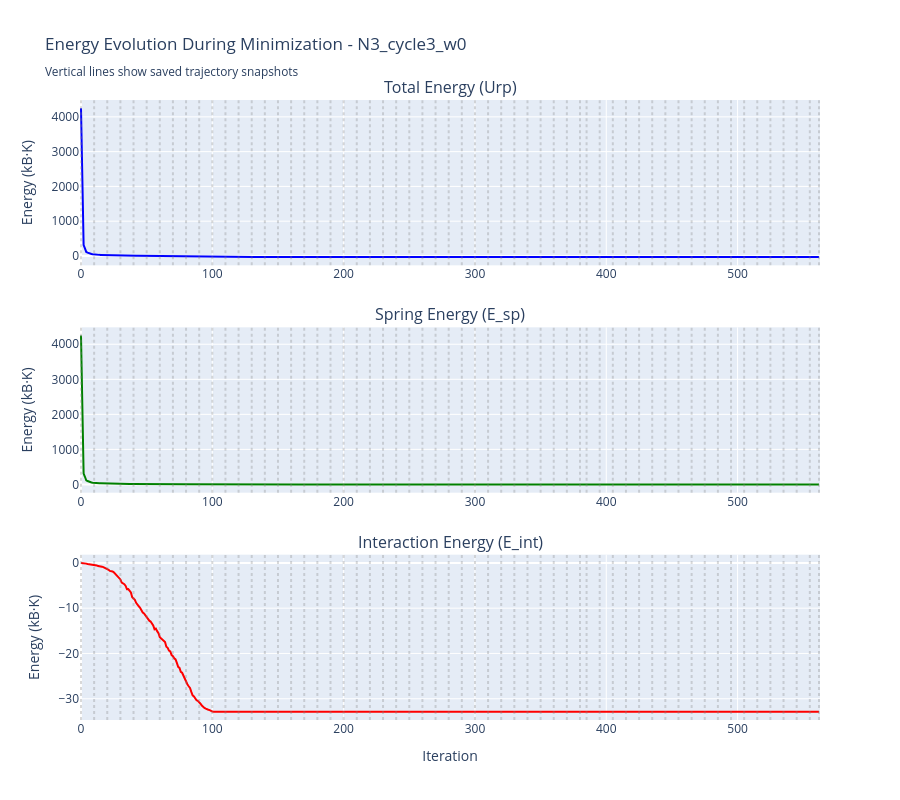

The cell this chart's notebook holds for it:
### Markdown cell above
## Energy Evolution Plot

### Code cell
# Plot energy evolution
fig = make_subplots(
    rows=3, cols=1,
    subplot_titles=('Total Energy (Urp)', 'Spring Energy (E_sp)', 'Interaction Energy (E_int)'),
    vertical_spacing=0.1
)

# Total energy
fig.add_trace(
    go.Scatter(x=log_data['Iteration'], y=log_data['Energy(Urp)'], 
               mode='lines', name='Urp', line=dict(color='blue')),
    row=1, col=1
)

# Spring energy
fig.add_trace(
    go.Scatter(x=log_data['Iteration'], y=log_data['E_sp'], 
               mode='lines', name='E_sp', line=dict(color='green')),
    row=2, col=1
)

# Interaction energy
fig.add_trace(
    go.Scatter(x=log_data['Iteration'], y=log_data['E_int'], 
               mode='lines', name='E_int', line=dict(color='red')),
    row=3, col=1
)

# Add vertical lines for saved configurations
for iter_num in conf_indices:
    for row in [1, 2, 3]:
        fig.add_vline(x=iter_num, line_dash="dot", line_color="gray", opacity=0.3, row=row, col=1)

fig.update_xaxes(title_text="Iteration", row=3, col=1)
fig.update_yaxes(title_text="Energy (kB·K)", row=1, col=1)
fig.update_yaxes(title_text="Energy (kB·K)", row=2, col=1)
fig.update_yaxes(title_text="Energy (kB·K)", row=3, col=1)

fig.update_layout(
    height=800, 
    showlegend=False,
    title_text=f"Energy Evolution During Minimization - {example_name}<br><sub>Vertical lines show saved trajectory snapshots</sub>"
)
fig.show()

# Print energy summary
print(f"\n📊 Energy Summary:")
print(f"Initial Urp: {log_data['Energy(Urp)'].iloc[0]:.2f} kB·K")
print(f"Final Urp: {log_data['Energy(Urp)'].iloc[-1]:.2f} kB·K")
print(f"Reduction: {log_data['Energy(Urp)'].iloc[0] - log_data['Energy(Urp)'].iloc[-1]:.2f} kB·K")
print(f"\nFinal E_sp: {log_data['E_sp'].iloc[-1]:.2f} kB·K")
print(f"Final E_int: {log_data['E_int'].iloc[-1]:.2f} kB·K")

### Figure 1 — Plotly figure (JSON) as saved in the notebook; plotly's stock layout.template omitted (floating-point values rounded to 4 significant figures; data arrays with more than 128 entries replaced by an {"elided": "..."} marker saying what was removed)
{"data": [{"line": {"color": "blue"}, "mode": "lines", "name": "Urp", "type": "scatter", "x": {"elided": "563 int values"}, "xaxis": "x", "y": {"elided": "563 float values"}, "yaxis": "y"}, {"line": {"color": "green"}, "mode": "lines", "name": "E_sp", "type": "scatter", "x": {"elided": "563 int values"}, "xaxis": "x2", "y": {"elided": "563 float values"}, "yaxis": "y2"}, {"line": {"color": "red"}, "mode": "lines", "name": "E_int", "type": "scatter", "x": {"elided": "563 int values"}, "xaxis": "x3", "y": {"elided": "563 float values"}, "yaxis": "y3"}], "layout": {"annotations": [{"font": {"size": 16}, "showarrow": false, "text": "Total Energy (Urp)", "x": 0.5, "xanchor": "center", "xref": "paper", "y": 1, "yanchor": "bottom", "yref": "paper"}, {"font": {"size": 16}, "showarrow": false, "text": "Spring Energy (E_sp)", "x": 0.5, "xanchor": "center", "xref": "paper", "y": 0.6333, "yanchor": "bottom", "yref": "paper"}, {"font": {"size": 16}, "showarrow": false, "text": "Interaction Energy (E_int)", "x": 0.5, "xanchor": "center", "xref": "paper", "y": 0.2667, "yanchor": "bottom", "yref": "paper"}], "height": 800, "shapes": [{"line": {"color": "gray", "dash": "dot"}, "opacity": 0.3, "type": "line", "x0": 0, "x1": 0, "xref": "x", "y0": 0, "y1": 1, "yref": "y domain"}, {"line": {"color": "gray", "dash": "dot"}, "opacity": 0.3, "type": "line", "x0": 0, "x1": 0, "xref": "x2", "y0": 0, "y1": 1, "yref": "y2 domain"}, {"line": {"color": "gray", "dash": "dot"}, "opacity": 0.3, "type": "line", "x0": 0, "x1": 0, "xref": "x3", "y0": 0, "y1": 1, "yref": "y3 domain"}, {"line": {"color": "gray", "dash": "dot"}, "opacity": 0.3, "type": "line", "x0": 10, "x1": 10, "xref": "x", "y0": 0, "y1": 1, "yref": "y domain"}, {"line": {"color": "gray", "dash": "dot"}, "opacity": 0.3, "type": "line", "x0": 10, "x1": 10, "xref": "x2", "y0": 0, "y1": 1, "yref": "y2 domain"}, {"line": {"color": "gray", "dash": "dot"}, "opacity": 0.3, "type": "line", "x0": 10, "x1": 10, "xref": "x3", "y0": 0, "y1": 1, "yref": "y3 domain"}, {"line": {"color": "gray", "dash": "dot"}, "opacity": 0.3, "type": "line", "x0": 20, "x1": 20, "xref": "x", "y0": 0, "y1": 1, "yref": "y domain"}, {"line": {"color": "gray", "dash": "dot"}, "opacity": 0.3, "type": "line", "x0": 20, "x1": 20, "xref": "x2", "y0": 0, "y1": 1, "yref": "y2 domain"}, {"line": {"color": "gray", "dash": "dot"}, "opacity": 0.3, "type": "line", "x0": 20, "x1": 20, "xref": "x3", "y0": 0, "y1": 1, "yref": "y3 domain"}, {"line": {"color": "gray", "dash": "dot"}, "opacity": 0.3, "type": "line", "x0": 30, "x1": 30, "xref": "x", "y0": 0, "y1": 1, "yref": "y domain"}, {"line": {"color": "gray", "dash": "dot"}, "opacity": 0.3, "type": "line", "x0": 30, "x1": 30, "xref": "x2", "y0": 0, "y1": 1, "yref": "y2 domain"}, {"line": {"color": "gray", "dash": "dot"}, "opacity": 0.3, "type": "line", "x0": 30, "x1": 30, "xref": "x3", "y0": 0, "y1": 1, "yref": "y3 domain"}, {"line": {"color": "gray", "dash": "dot"}, "opacity": 0.3, "type": "line", "x0": 40, "x1": 40, "xref": "x", "y0": 0, "y1": 1, "yref": "y domain"}, {"line": {"color": "gray", "dash": "dot"}, "opacity": 0.3, "type": "line", "x0": 40, "x1": 40, "xref": "x2", "y0": 0, "y1": 1, "yref": "y2 domain"}, {"line": {"color": "gray", "dash": "dot"}, "opacity": 0.3, "type": "line", "x0": 40, "x1": 40, "xref": "x3", "y0": 0, "y1": 1, "yref": "y3 domain"}, {"line": {"color": "gray", "dash": "dot"}, "opacity": 0.3, "type": "line", "x0": 50, "x1": 50, "xref": "x", "y0": 0, "y1": 1, "yref": "y domain"}, {"line": {"color": "gray", "dash": "dot"}, "opacity": 0.3, "type": "line", "x0": 50, "x1": 50, "xref": "x2", "y0": 0, "y1": 1, "yref": "y2 domain"}, {"line": {"color": "gray", "dash": "dot"}, "opacity": 0.3, "type": "line", "x0": 50, "x1": 50, "xref": "x3", "y0": 0, "y1": 1, "yref": "y3 domain"}, {"line": {"color": "gray", "dash": "dot"}, "opacity": 0.3, "type": "line", "x0": 60, "x1": 60, "xref": "x", "y0": 0, "y1": 1, "yref": "y domain"}, {"line": {"color": "gray", "dash": "dot"}, "opacity": 0.3, "type": "line", "x0": 60, "x1": 60, "xref": "x2", "y0": 0, "y1": 1, "yref": "y2 domain"}, {"line": {"color": "gray", "dash": "dot"}, "opacity": 0.3, "type": "line", "x0": 60, "x1": 60, "xref": "x3", "y0": 0, "y1": 1, "yref": "y3 domain"}, {"line": {"color": "gray", "dash": "dot"}, "opacity": 0.3, "type": "line", "x0": 70, "x1": 70, "xref": "x", "y0": 0, "y1": 1, "yref": "y domain"}, {"line": {"color": "gray", "dash": "dot"}, "opacity": 0.3, "type": "line", "x0": 70, "x1": 70, "xref": "x2", "y0": 0, "y1": 1, "yref": "y2 domain"}, {"line": {"color": "gray", "dash": "dot"}, "opacity": 0.3, "type": "line", "x0": 70, "x1": 70, "xref": "x3", "y0": 0, "y1": 1, "yref": "y3 domain"}, {"line": {"color": "gray", "dash": "dot"}, "opacity": 0.3, "type": "line", "x0": 80, "x1": 80, "xref": "x", "y0": 0, "y1": 1, "yref": "y domain"}, {"line": {"color": "gray", "dash": "dot"}, "opacity": 0.3, "type": "line", "x0": 80, "x1": 80, "xref": "x2", "y0": 0, "y1": 1, "yref": "y2 domain"}, {"line": {"color": "gray", "dash": "dot"}, "opacity": 0.3, "type": "line", "x0": 80, "x1": 80, "xref": "x3", "y0": 0, "y1": 1, "yref": "y3 domain"}, {"line": {"color": "gray", "dash": "dot"}, "opacity": 0.3, "type": "line", "x0": 90, "x1": 90, "xref": "x", "y0": 0, "y1": 1, "yref": "y domain"}, {"line": {"color": "gray", "dash": "dot"}, "opacity": 0.3, "type": "line", "x0": 90, "x1": 90, "xref": "x2", "y0": 0, "y1": 1, "yref": "y2 domain"}, {"line": {"color": "gray", "dash": "dot"}, "opacity": 0.3, "type": "line", "x0": 90, "x1": 90, "xref": "x3", "y0": 0, "y1": 1, "yref": "y3 domain"}, {"line": {"color": "gray", "dash": "dot"}, "opacity": 0.3, "type": "line", "x0": 100, "x1": 100, "xref": "x", "y0": 0, "y1": 1, "yref": "y domain"}, {"line": {"color": "gray", "dash": "dot"}, "opacity": 0.3, "type": "line", "x0": 100, "x1": 100, "xref": "x2", "y0": 0, "y1": 1, "yref": "y2 domain"}, {"line": {"color": "gray", "dash": "dot"}, "opacity": 0.3, "type": "line", "x0": 100, "x1": 100, "xref": "x3", "y0": 0, "y1": 1, "yref": "y3 domain"}, {"line": {"color": "gray", "dash": "dot"}, "opacity": 0.3, "type": "line", "x0": 110, "x1": 110, "xref": "x", "y0": 0, "y1": 1, "yref": "y domain"}, {"line": {"color": "gray", "dash": "dot"}, "opacity": 0.3, "type": "line", "x0": 110, "x1": 110, "xref": "x2", "y0": 0, "y1": 1, "yref": "y2 domain"}, {"line": {"color": "gray", "dash": "dot"}, "opacity": 0.3, "type": "line", "x0": 110, "x1": 110, "xref": "x3", "y0": 0, "y1": 1, "yref": "y3 domain"}, {"line": {"color": "gray", "dash": "dot"}, "opacity": 0.3, "type": "line", "x0": 120, "x1": 120, "xref": "x", "y0": 0, "y1": 1, "yref": "y domain"}, {"line": {"color": "gray", "dash": "dot"}, "opacity": 0.3, "type": "line", "x0": 120, "x1": 120, "xref": "x2", "y0": 0, "y1": 1, "yref": "y2 domain"}, {"line": {"color": "gray", "dash": "dot"}, "opacity": 0.3, "type": "line", "x0": 120, "x1": 120, "xref": "x3", "y0": 0, "y1": 1, "yref": "y3 domain"}, {"line": {"color": "gray", "dash": "dot"}, "opacity": 0.3, "type": "line", "x0": 130, "x1": 130, "xref": "x", "y0": 0, "y1": 1, "yref": "y domain"}, {"line": {"color": "gray", "dash": "dot"}, "opacity": 0.3, "type": "line", "x0": 130, "x1": 130, "xref": "x2", "y0": 0, "y1": 1, "yref": "y2 domain"}, {"line": {"color": "gray", "dash": "dot"}, "opacity": 0.3, "type": "line", "x0": 130, "x1": 130, "xref": "x3", "y0": 0, "y1": 1, "yref": "y3 domain"}, {"line": {"color": "gray", "dash": "dot"}, "opacity": 0.3, "type": "line", "x0": 140, "x1": 140, "xref": "x", "y0": 0, "y1": 1, "yref": "y domain"}, {"line": {"color": "gray", "dash": "dot"}, "opacity": 0.3, "type": "line", "x0": 140, "x1": 140, "xref": "x2", "y0": 0, "y1": 1, "yref": "y2 domain"}, {"line": {"color": "gray", "dash": "dot"}, "opacity": 0.3, "type": "line", "x0": 140, "x1": 140, "xref": "x3", "y0": 0, "y1": 1, "yref": "y3 domain"}, {"line": {"color": "gray", "dash": "dot"}, "opacity": 0.3, "type": "line", "x0": 150, "x1": 150, "xref": "x", "y0": 0, "y1": 1, "yref": "y domain"}, {"line": {"color": "gray", "dash": "dot"}, "opacity": 0.3, "type": "line", "x0": 150, "x1": 150, "xref": "x2", "y0": 0, "y1": 1, "yref": "y2 domain"}, {"line": {"color": "gray", "dash": "dot"}, "opacity": 0.3, "type": "line", "x0": 150, "x1": 150, "xref": "x3", "y0": 0, "y1": 1, "yref": "y3 domain"}, {"line": {"color": "gray", "dash": "dot"}, "opacity": 0.3, "type": "line", "x0": 160, "x1": 160, "xref": "x", "y0": 0, "y1": 1, "yref": "y domain"}, {"line": {"color": "gray", "dash": "dot"}, "opacity": 0.3, "type": "line", "x0": 160, "x1": 160, "xref": "x2", "y0": 0, "y1": 1, "yref": "y2 domain"}, {"line": {"color": "gray", "dash": "dot"}, "opacity": 0.3, "type": "line", "x0": 160, "x1": 160, "xref": "x3", "y0": 0, "y1": 1, "yref": "y3 domain"}, {"line": {"color": "gray", "dash": "dot"}, "opacity": 0.3, "type": "line", "x0": 170, "x1": 170, "xref": "x", "y0": 0, "y1": 1, "yref": "y domain"}, {"line": {"color": "gray", "dash": "dot"}, "opacity": 0.3, "type": "line", "x0": 170, "x1": 170, "xref": "x2", "y0": 0, "y1": 1, "yref": "y2 domain"}, {"line": {"color": "gray", "dash": "dot"}, "opacity": 0.3, "type": "line", "x0": 170, "x1": 170, "xref": "x3", "y0": 0, "y1": 1, "yref": "y3 domain"}, {"line": {"color": "gray", "dash": "dot"}, "opacity": 0.3, "type": "line", "x0": 180, "x1": 180, "xref": "x", "y0": 0, "y1": 1, "yref": "y domain"}, {"line": {"color": "gray", "dash": "dot"}, "opacity": 0.3, "type": "line", "x0": 180, "x1": 180, "xref": "x2", "y0": 0, "y1": 1, "yref": "y2 domain"}, {"line": {"color": "gray", "dash": "dot"}, "opacity": 0.3, "type": "line", "x0": 180, "x1": 180, "xref": "x3", "y0": 0, "y1": 1, "yref": "y3 domain"}, {"line": {"color": "gray", "dash": "dot"}, "opacity": 0.3, "type": "line", "x0": 190, "x1": 190, "xref": "x", "y0": 0, "y1": 1, "yref": "y domain"}, {"line": {"color": "gray", "dash": "dot"}, "opacity": 0.3, "type": "line", "x0": 190, "x1": 190, "xref": "x2", "y0": 0, "y1": 1, "yref": "y2 domain"}, {"line": {"color": "gray", "dash": "dot"}, "opacity": 0.3, "type": "line", "x0": 190, "x1": 190, "xref": "x3", "y0": 0, "y1": 1, "yref": "y3 domain"}, {"line": {"color": "gray", "dash": "dot"}, "opacity": 0.3, "type": "line", "x0": 200, "x1": 200, "xref": "x", "y0": 0, "y1": 1, "yref": "y domain"}, {"line": {"color": "gray", "dash": "dot"}, "opacity": 0.3, "type": "line", "x0": 200, "x1": 200, "xref": "x2", "y0": 0, "y1": 1, "yref": "y2 domain"}, {"line": {"color": "gray", "dash": "dot"}, "opacity": 0.3, "type": "line", "x0": 200, "x1": 200, "xref": "x3", "y0": 0, "y1": 1, "yref": "y3 domain"}, {"line": {"color": "gray", "dash": "dot"}, "opacity": 0.3, "type": "line", "x0": 210, "x1": 210, "xref": "x", "y0": 0, "y1": 1, "yref": "y domain"}, {"line": {"color": "gray", "dash": "dot"}, "opacity": 0.3, "type": "line", "x0": 210, "x1": 210, "xref": "x2", "y0": 0, "y1": 1, "yref": "y2 domain"}, {"line": {"color": "gray", "dash": "dot"}, "opacity": 0.3, "type": "line", "x0": 210, "x1": 210, "xref": "x3", "y0": 0, "y1": 1, "yref": "y3 domain"}, {"line": {"color": "gray", "dash": "dot"}, "opacity": 0.3, "type": "line", "x0": 220, "x1": 220, "xref": "x", "y0": 0, "y1": 1, "yref": "y domain"}, {"line": {"color": "gray", "dash": "dot"}, "opacity": 0.3, "type": "line", "x0": 220, "x1": 220, "xref": "x2", "y0": 0, "y1": 1, "yref": "y2 domain"}, {"line": {"color": "gray", "dash": "dot"}, "opacity": 0.3, "type": "line", "x0": 220, "x1": 220, "xref": "x3", "y0": 0, "y1": 1, "yref": "y3 domain"}, {"line": {"color": "gray", "dash": "dot"}, "opacity": 0.3, "type": "line", "x0": 230, "x1": 230, "xref": "x", "y0": 0, "y1": 1, "yref": "y domain"}, {"line": {"color": "gray", "dash": "dot"}, "opacity": 0.3, "type": "line", "x0": 230, "x1": 230, "xref": "x2", "y0": 0, "y1": 1, "yref": "y2 domain"}, {"line": {"color": "gray", "dash": "dot"}, "opacity": 0.3, "type": "line", "x0": 230, "x1": 230, "xref": "x3", "y0": 0, "y1": 1, "yref": "y3 domain"}, {"line": {"color": "gray", "dash": "dot"}, "opacity": 0.3, "type": "line", "x0": 240, "x1": 240, "xref": "x", "y0": 0, "y1": 1, "yref": "y domain"}, {"line": {"color": "gray", "dash": "dot"}, "opacity": 0.3, "type": "line", "x0": 240, "x1": 240, "xref": "x2", "y0": 0, "y1": 1, "yref": "y2 domain"}, {"line": {"color": "gray", "dash": "dot"}, "opacity": 0.3, "type": "line", "x0": 240, "x1": 240, "xref": "x3", "y0": 0, "y1": 1, "yref": "y3 domain"}, {"line": {"color": "gray", "dash": "dot"}, "opacity": 0.3, "type": "line", "x0": 250, "x1": 250, "xref": "x", "y0": 0, "y1": 1, "yref": "y domain"}, {"line": {"color": "gray", "dash": "dot"}, "opacity": 0.3, "type": "line", "x0": 250, "x1": 250, "xref": "x2", "y0": 0, "y1": 1, "yref": "y2 domain"}, {"line": {"color": "gray", "dash": "dot"}, "opacity": 0.3, "type": "line", "x0": 250, "x1": 250, "xref": "x3", "y0": 0, "y1": 1, "yref": "y3 domain"}, {"line": {"color": "gray", "dash": "dot"}, "opacity": 0.3, "type": "line", "x0": 260, "x1": 260, "xref": "x", "y0": 0, "y1": 1, "yref": "y domain"}, {"line": {"color": "gray", "dash": "dot"}, "opacity": 0.3, "type": "line", "x0": 260, "x1": 260, "xref": "x2", "y0": 0, "y1": 1, "yref": "y2 domain"}, {"line": {"color": "gray", "dash": "dot"}, "opacity": 0.3, "type": "line", "x0": 260, "x1": 260, "xref": "x3", "y0": 0, "y1": 1, "yref": "y3 domain"}, {"line": {"color": "gray", "dash": "dot"}, "opacity": 0.3, "type": "line", "x0": 270, "x1": 270, "xref": "x", "y0": 0, "y1": 1, "yref": "y domain"}, {"line": {"color": "gray", "dash": "dot"}, "opacity": 0.3, "type": "line", "x0": 270, "x1": 270, "xref": "x2", "y0": 0, "y1": 1, "yref": "y2 domain"}, {"line": {"color": "gray", "dash": "dot"}, "opacity": 0.3, "type": "line", "x0": 270, "x1": 270, "xref": "x3", "y0": 0, "y1": 1, "yref": "y3 domain"}, {"line": {"color": "gray", "dash": "dot"}, "opacity": 0.3, "type": "line", "x0": 280, "x1": 280, "xref": "x", "y0": 0, "y1": 1, "yref": "y domain"}, {"line": {"color": "gray", "dash": "dot"}, "opacity": 0.3, "type": "line", "x0": 280, "x1": 280, "xref": "x2", "y0": 0, "y1": 1, "yref": "y2 domain"}, {"line": {"color": "gray", "dash": "dot"}, "opacity": 0.3, "type": "line", "x0": 280, "x1": 280, "xref": "x3", "y0": 0, "y1": 1, "yref": "y3 domain"}, {"line": {"color": "gray", "dash": "dot"}, "opacity": 0.3, "type": "line", "x0": 290, "x1": 290, "xref": "x", "y0": 0, "y1": 1, "yref": "y domain"}, {"line": {"color": "gray", "dash": "dot"}, "opacity": 0.3, "type": "line", "x0": 290, "x1": 290, "xref": "x2", "y0": 0, "y1": 1, "yref": "y2 domain"}, {"line": {"color": "gray", "dash": "dot"}, "opacity": 0.3, "type": "line", "x0": 290, "x1": 290, "xref": "x3", "y0": 0, "y1": 1, "yref": "y3 domain"}, {"line": {"color": "gray", "dash": "dot"}, "opacity": 0.3, "type": "line", "x0": 300, "x1": 300, "xref": "x", "y0": 0, "y1": 1, "yref": "y domain"}, {"line": {"color": "gray", "dash": "dot"}, "opacity": 0.3, "type": "line", "x0": 300, "x1": 300, "xref": "x2", "y0": 0, "y1": 1, "yref": "y2 domain"}, {"line": {"color": "gray", "dash": "dot"}, "opacity": 0.3, "type": "line", "x0": 300, "x1": 300, "xref": "x3", "y0": 0, "y1": 1, "yref": "y3 domain"}, {"line": {"color": "gray", "dash": "dot"}, "opacity": 0.3, "type": "line", "x0": 310, "x1": 310, "xref": "x", "y0": 0, "y1": 1, "yref": "y domain"}, {"line": {"color": "gray", "dash": "dot"}, "opacity": 0.3, "type": "line", "x0": 310, "x1": 310, "xref": "x2", "y0": 0, "y1": 1, "yref": "y2 domain"}, {"line": {"color": "gray", "dash": "dot"}, "opacity": 0.3, "type": "line", "x0": 310, "x1": 310, "xref": "x3", "y0": 0, "y1": 1, "yref": "y3 domain"}, {"line": {"color": "gray", "dash": "dot"}, "opacity": 0.3, "type": "line", "x0": 320, "x1": 320, "xref": "x", "y0": 0, "y1": 1, "yref": "y domain"}, {"line": {"color": "gray", "dash": "dot"}, "opacity": 0.3, "type": "line", "x0": 320, "x1": 320, "xref": "x2", "y0": 0, "y1": 1, "yref": "y2 domain"}, {"line": {"color": "gray", "dash": "dot"}, "opacity": 0.3, "type": "line", "x0": 320, "x1": 320, "xref": "x3", "y0": 0, "y1": 1, "yref": "y3 domain"}, {"line": {"color": "gray", "dash": "dot"}, "opacity": 0.3, "type": "line", "x0": 330, "x1": 330, "xref": "x", "y0": 0, "y1": 1, "yref": "y domain"}, {"line": {"color": "gray", "dash": "dot"}, "opacity": 0.3, "type": "line", "x0": 330, "x1": 330, "xref": "x2", "y0": 0, "y1": 1, "yref": "y2 domain"}, {"line": {"color": "gray", "dash": "dot"}, "opacity": 0.3, "type": "line", "x0": 330, "x1": 330, "xref": "x3", "y0": 0, "y1": 1, "yref": "y3 domain"}, {"line": {"color": "gray", "dash": "dot"}, "opacity": 0.3, "type": "line", "x0": 340, "x1": 340, "xref": "x", "y0": 0, "y1": 1, "yref": "y domain"}, {"line": {"color": "gray", "dash": "dot"}, "opacity": 0.3, "type": "line", "x0": 340, "x1": 340, "xref": "x2", "y0": 0, "y1": 1, "yref": "y2 domain"}, {"line": {"color": "gray", "dash": "dot"}, "opacity": 0.3, "type": "line", "x0": 340, "x1": 340, "xref": "x3", "y0": 0, "y1": 1, "yref": "y3 domain"}, {"line": {"color": "gray", "dash": "dot"}, "opacity": 0.3, "type": "line", "x0": 350, "x1": 350, "xref": "x", "y0": 0, "y1": 1, "yref": "y domain"}, {"line": {"color": "gray", "dash": "dot"}, "opacity": 0.3, "type": "line", "x0": 350, "x1": 350, "xref": "x2", "y0": 0, "y1": 1, "yref": "y2 domain"}, {"line": {"color": "gray", "dash": "dot"}, "opacity": 0.3, "type": "line", "x0": 350, "x1": 350, "xref": "x3", "y0": 0, "y1": 1, "yref": "y3 domain"}, {"line": {"color": "gray", "dash": "dot"}, "opacity": 0.3, "type": "line", "x0": 360, "x1": 360, "xref": "x", "y0": 0, "y1": 1, "yref": "y domain"}, {"line": {"color": "gray", "dash": "dot"}, "opacity": 0.3, "type": "line", "x0": 360, "x1": 360, "xref": "x2", "y0": 0, "y1": 1, "yref": "y2 domain"}, {"line": {"color": "gray", "dash": "dot"}, "opacity": 0.3, "type": "line", "x0": 360, "x1": 360, "xref": "x3", "y0": 0, "y1": 1, "yref": "y3 domain"}, {"line": {"color": "gray", "dash": "dot"}, "opacity": 0.3, "type": "line", "x0": 370, "x1": 370, "xref": "x", "y0": 0, "y1": 1, "yref": "y domain"}, {"line": {"color": "gray", "dash": "dot"}, "opacity": 0.3, "type": "line", "x0": 370, "x1": 370, "xref": "x2", "y0": 0, "y1": 1, "yref": "y2 domain"}, {"line": {"color": "gray", "dash": "dot"}, "opacity": 0.3, "type": "line", "x0": 370, "x1": 370, "xref": "x3", "y0": 0, "y1": 1, "yref": "y3 domain"}, {"line": {"color": "gray", "dash": "dot"}, "opacity": 0.3, "type": "line", "x0": 380, "x1": 380, "xref": "x", "y0": 0, "y1": 1, "yref": "y domain"}, {"line": {"color": "gray", "dash": "dot"}, "opacity": 0.3, "type": "line", "x0": 380, "x1": 380, "xref": "x2", "y0": 0, "y1": 1, "yref": "y2 domain"}, {"line": {"color": "gray", "dash": "dot"}, "opacity": 0.3, "type": "line", "x0": 380, "x1": 380, "xref": "x3", "y0": 0, "y1": 1, "yref": "y3 domain"}, {"line": {"color": "gray", "dash": "dot"}, "opacity": 0.3, "type": "line", "x0": 385, "x1": 385, "xref": "x", "y0": 0, "y1": 1, "yref": "y domain"}, {"line": {"color": "gray", "dash": "dot"}, "opacity": 0.3, "type": "line", "x0": 385, "x1": 385, "xref": "x2", "y0": 0, "y1": 1, "yref": "y2 domain"}, {"line": {"color": "gray", "dash": "dot"}, "opacity": 0.3, "type": "line", "x0": 385, "x1": 385, "xref": "x3", "y0": 0, "y1": 1, "yref": "y3 domain"}, {"line": {"color": "gray", "dash": "dot"}, "opacity": 0.3, "type": "line", "x0": 395, "x1": 395, "xref": "x", "y0": 0, "y1": 1, "yref": "y domain"}, {"line": {"color": "gray", "dash": "dot"}, "opacity": 0.3, "type": "line", "x0": 395, "x1": 395, "xref": "x2", "y0": 0, "y1": 1, "yref": "y2 domain"}, {"line": {"color": "gray", "dash": "dot"}, "opacity": 0.3, "type": "line", "x0": 395, "x1": 395, "xref": "x3", "y0": 0, "y1": 1, "yref": "y3 domain"}, {"line": {"color": "gray", "dash": "dot"}, "opacity": 0.3, "type": "line", "x0": 405, "x1": 405, "xref": "x", "y0": 0, "y1": 1, "yref": "y domain"}, {"line": {"color": "gray", "dash": "dot"}, "opacity": 0.3, "type": "line", "x0": 405, "x1": 405, "xref": "x2", "y0": 0, "y1": 1, "yref": "y2 domain"}, {"line": {"color": "gray", "dash": "dot"}, "opacity": 0.3, "type": "line", "x0": 405, "x1": 405, "xref": "x3", "y0": 0, "y1": 1, "yref": "y3 domain"}, {"line": {"color": "gray", "dash": "dot"}, "opacity": 0.3, "type": "line", "x0": 415, "x1": 415, "xref": "x", "y0": 0, "y1": 1, "yref": "y domain"}, {"line": {"color": "gray", "dash": "dot"}, "opacity": 0.3, "type": "line", "x0": 415, "x1": 415, "xref": "x2", "y0": 0, "y1": 1, "yref": "y2 domain"}, {"line": {"color": "gray", "dash": "dot"}, "opacity": 0.3, "type": "line", "x0": 415, "x1": 415, "xref": "x3", "y0": 0, "y1": 1, "yref": "y3 domain"}, {"line": {"color": "gray", "dash": "dot"}, "opacity": 0.3, "type": "line", "x0": 425, "x1": 425, "xref": "x", "y0": 0, "y1": 1, "yref": "y domain"}, {"line": {"color": "gray", "dash": "dot"}, "opacity": 0.3, "type": "line", "x0": 425, "x1": 425, "xref": "x2", "y0": 0, "y1": 1, "yref": "y2 domain"}, {"line": {"color": "gray", "dash": "dot"}, "opacity": 0.3, "type": "line", "x0": 425, "x1": 425, "xref": "x3", "y0": 0, "y1": 1, "yref": "y3 domain"}, {"line": {"color": "gray", "dash": "dot"}, "opacity": 0.3, "type": "line", "x0": 435, "x1": 435, "xref": "x", "y0": 0, "y1": 1, "yref": "y domain"}, {"line": {"color": "gray", "dash": "dot"}, "opacity": 0.3, "type": "line", "x0": 435, "x1": 435, "xref": "x2", "y0": 0, "y1": 1, "yref": "y2 domain"}, {"line": {"color": "gray", "dash": "dot"}, "opacity": 0.3, "type": "line", "x0": 435, "x1": 435, "xref": "x3", "y0": 0, "y1": 1, "yref": "y3 domain"}, {"line": {"color": "gray", "dash": "dot"}, "opacity": 0.3, "type": "line", "x0": 445, "x1": 445, "xref": "x", "y0": 0, "y1": 1, "yref": "y domain"}, {"line": {"color": "gray", "dash": "dot"}, "opacity": 0.3, "type": "line", "x0": 445, "x1": 445, "xref": "x2", "y0": 0, "y1": 1, "yref": "y2 domain"}, {"line": {"color": "gray", "dash": "dot"}, "opacity": 0.3, "type": "line", "x0": 445, "x1": 445, "xref": "x3", "y0": 0, "y1": 1, "yref": "y3 domain"}, {"line": {"color": "gray", "dash": "dot"}, "opacity": 0.3, "type": "line", "x0": 455, "x1": 455, "xref": "x", "y0": 0, "y1": 1, "yref": "y domain"}, {"line": {"color": "gray", "dash": "dot"}, "opacity": 0.3, "type": "line", "x0": 455, "x1": 455, "xref": "x2", "y0": 0, "y1": 1, "yref": "y2 domain"}, {"line": {"color": "gray", "dash": "dot"}, "opacity": 0.3, "type": "line", "x0": 455, "x1": 455, "xref": "x3", "y0": 0, "y1": 1, "yref": "y3 domain"}, {"line": {"color": "gray", "dash": "dot"}, "opacity": 0.3, "type": "line", "x0": 465, "x1": 465, "xref": "x", "y0": 0, "y1": 1, "yref": "y domain"}, {"line": {"color": "gray", "dash": "dot"}, "opacity": 0.3, "type": "line", "x0": 465, "x1": 465, "xref": "x2", "y0": 0, "y1": 1, "yref": "y2 domain"}, {"line": {"color": "gray", "dash": "dot"}, "opacity": 0.3, "type": "line", "x0": 465, "x1": 465, "xref": "x3", "y0": 0, "y1": 1, "yref": "y3 domain"}, {"line": {"color": "gray", "dash": "dot"}, "opacity": 0.3, "type": "line", "x0": 475, "x1": 475, "xref": "x", "y0": 0, "y1": 1, "yref": "y domain"}, {"line": {"color": "gray", "dash": "dot"}, "opacity": 0.3, "type": "line", "x0": 475, "x1": 475, "xref": "x2", "y0": 0, "y1": 1, "yref": "y2 domain"}, {"line": {"color": "gray", "dash": "dot"}, "opacity": 0.3, "type": "line", "x0": 475, "x1": 475, "xref": "x3", "y0": 0, "y1": 1, "yref": "y3 domain"}, {"line": {"color": "gray", "dash": "dot"}, "opacity": 0.3, "type": "line", "x0": 485, "x1": 485, "xref": "x", "y0": 0, "y1": 1, "yref": "y domain"}, {"line": {"color": "gray", "dash": "dot"}, "opacity": 0.3, "type": "line", "x0": 485, "x1": 485, "xref": "x2", "y0": 0, "y1": 1, "yref": "y2 domain"}, {"line": {"color": "gray", "dash": "dot"}, "opacity": 0.3, "type": "line", "x0": 485, "x1": 485, "xref": "x3", "y0": 0, "y1": 1, "yref": "y3 domain"}, {"line": {"color": "gray", "dash": "dot"}, "opacity": 0.3, "type": "line", "x0": 495, "x1": 495, "xref": "x", "y0": 0, "y1": 1, "yref": "y domain"}, {"line": {"color": "gray", "dash": "dot"}, "opacity": 0.3, "type": "line", "x0": 495, "x1": 495, "xref": "x2", "y0": 0, "y1": 1, "yref": "y2 domain"}, {"line": {"color": "gray", "dash": "dot"}, "opacity": 0.3, "type": "line", "x0": 495, "x1": 495, "xref": "x3", "y0": 0, "y1": 1, "yref": "y3 domain"}, {"line": {"color": "gray", "dash": "dot"}, "opacity": 0.3, "type": "line", "x0": 505, "x1": 505, "xref": "x", "y0": 0, "y1": 1, "yref": "y domain"}, {"line": {"color": "gray", "dash": "dot"}, "opacity": 0.3, "type": "line", "x0": 505, "x1": 505, "xref": "x2", "y0": 0, "y1": 1, "yref": "y2 domain"}, {"line": {"color": "gray", "dash": "dot"}, "opacity": 0.3, "type": "line", "x0": 505, "x1": 505, "xref": "x3", "y0": 0, "y1": 1, "yref": "y3 domain"}, {"line": {"color": "gray", "dash": "dot"}, "opacity": 0.3, "type": "line", "x0": 515, "x1": 515, "xref": "x", "y0": 0, "y1": 1, "yref": "y domain"}, {"line": {"color": "gray", "dash": "dot"}, "opacity": 0.3, "type": "line", "x0": 515, "x1": 515, "xref": "x2", "y0": 0, "y1": 1, "yref": "y2 domain"}, {"line": {"color": "gray", "dash": "dot"}, "opacity": 0.3, "type": "line", "x0": 515, "x1": 515, "xref": "x3", "y0": 0, "y1": 1, "yref": "y3 domain"}, {"line": {"color": "gray", "dash": "dot"}, "opacity": 0.3, "type": "line", "x0": 525, "x1": 525, "xref": "x", "y0": 0, "y1": 1, "yref": "y domain"}, {"line": {"color": "gray", "dash": "dot"}, "opacity": 0.3, "type": "line", "x0": 525, "x1": 525, "xref": "x2", "y0": 0, "y1": 1, "yref": "y2 domain"}, {"line": {"color": "gray", "dash": "dot"}, "opacity": 0.3, "type": "line", "x0": 525, "x1": 525, "xref": "x3", "y0": 0, "y1": 1, "yref": "y3 domain"}, {"line": {"color": "gray", "dash": "dot"}, "opacity": 0.3, "type": "line", "x0": 535, "x1": 535, "xref": "x", "y0": 0, "y1": 1, "yref": "y domain"}, {"line": {"color": "gray", "dash": "dot"}, "opacity": 0.3, "type": "line", "x0": 535, "x1": 535, "xref": "x2", "y0": 0, "y1": 1, "yref": "y2 domain"}, {"line": {"color": "gray", "dash": "dot"}, "opacity": 0.3, "type": "line", "x0": 535, "x1": 535, "xref": "x3", "y0": 0, "y1": 1, "yref": "y3 domain"}, {"line": {"color": "gray", "dash": "dot"}, "opacity": 0.3, "type": "line", "x0": 545, "x1": 545, "xref": "x", "y0": 0, "y1": 1, "yref": "y domain"}, {"line": {"color": "gray", "dash": "dot"}, "opacity": 0.3, "type": "line", "x0": 545, "x1": 545, "xref": "x2", "y0": 0, "y1": 1, "yref": "y2 domain"}, {"line": {"color": "gray", "dash": "dot"}, "opacity": 0.3, "type": "line", "x0": 545, "x1": 545, "xref": "x3", "y0": 0, "y1": 1, "yref": "y3 domain"}, {"line": {"color": "gray", "dash": "dot"}, "opacity": 0.3, "type": "line", "x0": 555, "x1": 555, "xref": "x", "y0": 0, "y1": 1, "yref": "y domain"}, {"line": {"color": "gray", "dash": "dot"}, "opacity": 0.3, "type": "line", "x0": 555, "x1": 555, "xref": "x2", "y0": 0, "y1": 1, "yref": "y2 domain"}, {"line": {"color": "gray", "dash": "dot"}, "opacity": 0.3, "type": "line", "x0": 555, "x1": 555, "xref": "x3", "y0": 0, "y1": 1, "yref": "y3 domain"}, {"line": {"color": "gray", "dash": "dot"}, "opacity": 0.3, "type": "line", "x0": 562, "x1": 562, "xref": "x", "y0": 0, "y1": 1, "yref": "y domain"}, {"line": {"color": "gray", "dash": "dot"}, "opacity": 0.3, "type": "line", "x0": 562, "x1": 562, "xref": "x2", "y0": 0, "y1": 1, "yref": "y2 domain"}, {"line": {"color": "gray", "dash": "dot"}, "opacity": 0.3, "type": "line", "x0": 562, "x1": 562, "xref": "x3", "y0": 0, "y1": 1, "yref": "y3 domain"}], "showlegend": false, "title": {"text": "Energy Evolution During Minimization - N3_cycle3_w0<br><sub>Vertical lines show saved trajectory snapshots</sub>"}, "xaxis": {"anchor": "y", "domain": [0, 1]}, "xaxis2": {"anchor": "y2", "domain": [0, 1]}, "xaxis3": {"anchor": "y3", "domain": [0, 1], "title": {"text": "Iteration"}}, "yaxis": {"anchor": "x", "domain": [0.7333, 1], "title": {"text": "Energy (kB·K)"}}, "yaxis2": {"anchor": "x2", "domain": [0.3667, 0.6333], "title": {"text": "Energy (kB·K)"}}, "yaxis3": {"anchor": "x3", "domain": [0, 0.2667], "title": {"text": "Energy (kB·K)"}}}}
